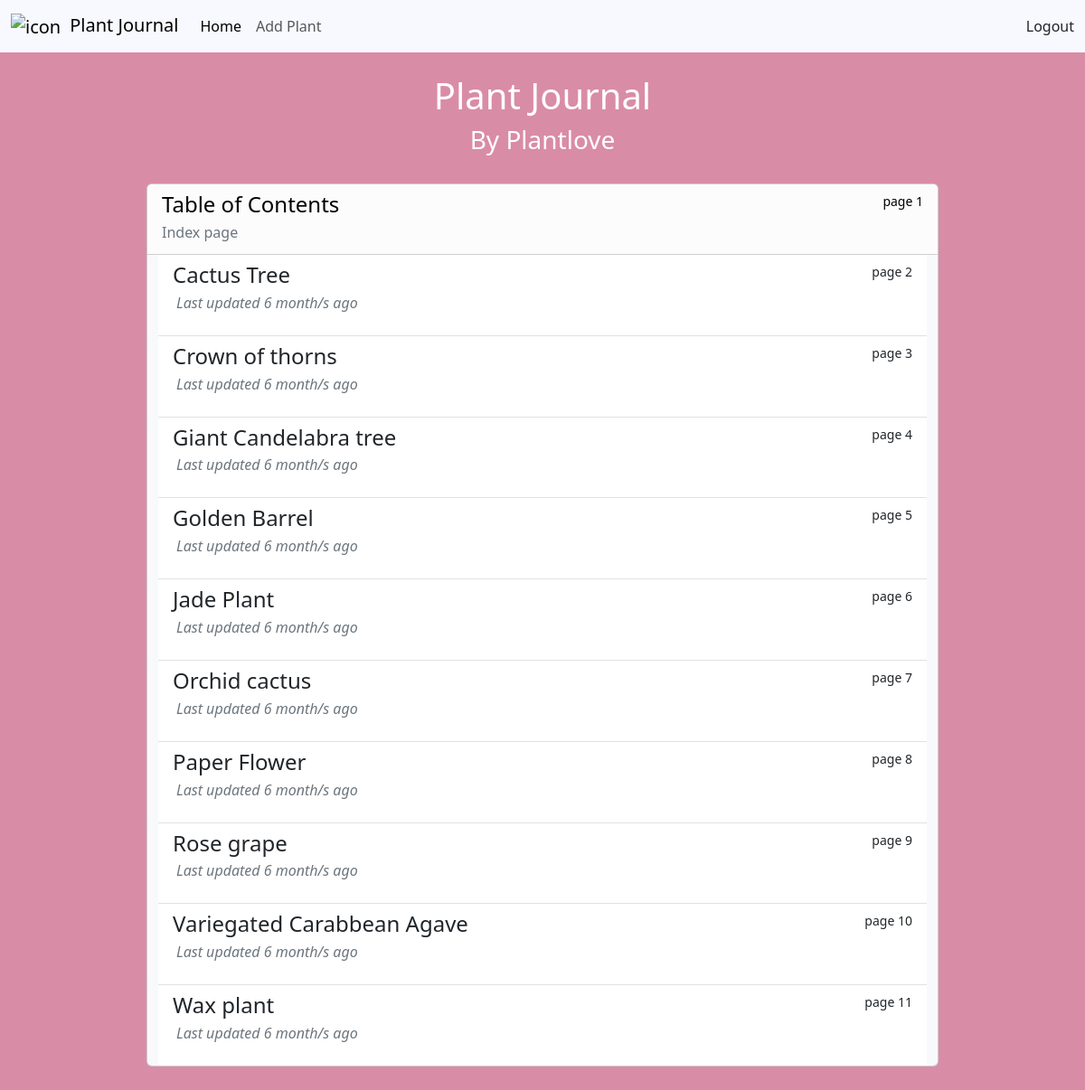
The app's page / (signed in) with its own data.
### tables this page shows
CREATE TABLE users (
    id INTEGER PRIMARY KEY AUTOINCREMENT NOT NULL,
    username TEXT NOT NULL UNIQUE,
    hash TEXT NOT NULL
);

CREATE TABLE intake_details (
    id INTEGER PRIMARY KEY AUTOINCREMENT NOT NULL,
    plant_id TEXT NOT NULL,
    owner_id TEXT NOT NULL,
    alias TEXT,
    date_acquired TEXT NOT NULL,
    acquire_method TEXT,
    acquire_from TEXT,
    notes TEXT,
    UNIQUE(owner_id, alias),
    FOREIGN KEY(owner_id) REFERENCES users(id),
    FOREIGN KEY(plant_id) REFERENCES plants(id)
);

### app.py (the view)
@app.route("/")
def index():
    user_id = session.get("user_id")
    if not user_id:
        return render_template(
            "index.html", inventory=None, latest_updates=None, username=None
        )
    username = db.execute("SELECT username FROM users WHERE id=?;", user_id)[0][
        "username"
    ]
    user_plant_inventory = db.execute(
        "SELECT * FROM intake_details WHERE owner_id=?;", user_id
    )
    latest_updates = {}
    if not user_plant_inventory:
        inventory = None
        latest_dates = None
    else:
        inventory = user_plant_inventory
        for plant in user_plant_inventory:
            plant_alias = plant["alias"]
            latest_update = db.execute(
                "SELECT entry_date FROM event_history WHERE owner_id=? AND plant_alias= ? ORDER BY entry_date DESC LIMIT 1;",
                user_id,
                plant_alias,
            )[0]["entry_date"]
            latest_update = datetime.strptime(latest_update, "%Y-%m-%d %H:%M:%S")
            now_datetime = datetime.today()
            time_delta = now_datetime - latest_update
            if time_delta.microseconds < 0:
                raise ValueError ("Timestamp later than current datetime.")
            if time_delta < timedelta(days=1):
                latest_updates[plant_alias] = "Last updated today"
            elif timedelta(days=30) > time_delta > timedelta(days=1):
                latest_updates[plant_alias] = f"Last updated {time_delta.days} days ago"
            elif timedelta(days=365) >= time_delta >= timedelta(days=30):
                latest_updates[
                    plant_alias
                ] = f"Last updated {time_delta.days // 30} month/s ago"
            else:
                latest_updates[
                    plant_alias
                ] = f"Last updated {time_delta.days // 365} year/s ago"
    return render_template(
        "index.html",
        inventory=inventory,
        latest_updates=latest_updates,
        username=username,
    )

### templates/index.html (shortened to what this page needs)
{% extends "layout.html" %}
{% block main %}
    {% if 'user_id' not in session %}
        <h1>Register or log in to see your plant journal!</h1>
    {% elif inventory is none %}
        <h1>Journal is empty!</h1>
        <h3>Add plants to start journaling!</h3>
    {% else %}
    <div class="row">
        <h1>Plant Journal</h1>
    </div>
    <div class="row">
        <h3>By {{ username|capitalize }}</h3>
    </div>
    <br>
    <div class="row d-flex flex-grow-1" style="min-height: 0px;">
        <div class="container-lg d-flex flex-column flex-grow-1" id="contentsPage" style="max-width: 900px; max-height: 100%; min-height: 0px;">
            <div class="card text-bg-light d-flex flex-column" style="max-height: 100%; min-height: 0px;">
                <div class="card-header bg-light-subtle">
                    <div class="d-flex w-100 justify-content-between">
                        <h4 class="mb-1">Table of Contents</h4>
                        <small>page 1</small>
                    </div>
                    <p class="text-secondary mb-1" style="text-align: left;">Index page</p>
                </div>
                <div class="d-flex flex-column container overflow-y-auto w-100" style="max-height: 100%; min-height: 0px;">
                    <div class="list-group list-group-flush">
                        {% for plant in inventory %}
                            <a href="{{ url_for('plant_page', plant_alias=plant['alias'])}}" class="list-group-item list-group-item-action" aria-current="true">
                                <div class="d-flex w-100 justify-content-between mb-1">
                                    <h4 class="mb-0 ">{{ plant['alias'] }}</h4>
                                    <small>page {{ loop.index0 + 2 }}</small>
                                </div>
                                <p class="mx-1 text-secondary" style="text-align: left;"><i> {{ latest_updates[ plant['alias']] }} </i></p>
                            </a>
                        {% endfor %}
                    </div>
                </div>
            </div>
        </div>
    </div>
    {% endif %}
{% endblock %}

### templates/layout.html (shortened to what this page needs)
<!DOCTYPE html>
<html lang="en">
    <head>
        <link href="https://cdn.jsdelivr.net/npm/bootstrap@5.3.2/dist/css/bootstrap.min.css" rel="stylesheet">
        <link href="/static/styles.css" rel="stylesheet">
    </head>
    <body>
        <nav class="navbar sticky-top navbar-expand-lg" style="background-color: #F8F8FF;">
            <div class="container-fluid">
                <a class="navbar-brand" href="/">
                    <img src="/static/favicon-32x32.png" alt="icon" class="with-padding">Plant Journal
                </a>
                <div class="collapse navbar-collapse" id="navbarItems">
                    <ul class="navbar-nav me-auto my-2 my-lg-0">
                        <li class="nav-item" >
                            <a class="nav-link" href="/">Home</a>
                        </li>
                        <li class="nav-item">
                            <a class="nav-link" href="/lookup">Add Plant</a>
                        </li>
                    </ul>
                    {% if session['user_id'] %}
                        <a class="nav-item nav-link text-dark" href="/logout">Logout</a>
                    {% endif %}
                </div>
            </div>
        </nav>
        <main class="container-fluid d-flex flex-column py-4 text-center" style="height: calc(100vh - 60px); max-height: calc(100vh - 60px); min-height: 0px;">
            {% block main %}{% endblock %}
        </main>
    </body>
</html>

### static/styles.css (style rules this page uses)
.with-padding { padding-right: 10px; }
body { background-image: url('/static/cactus.jpg'); background-repeat: no-repeat; background-attachment: fixed; background-size: cover; background-color: #d98ca6; color: white; }

### records on screen
users: username "Plantlove"
intake_details: alias "Cactus Tree", alias "Last updated 6 month/s ago"
intake_details: alias "Crown of thorns", alias "Last updated 6 month/s ago"
intake_details: alias "Giant Candelabra tree", alias "Last updated 6 month/s ago"
intake_details: alias "Golden Barrel", alias "Last updated 6 month/s ago"
intake_details: alias "Jade Plant", alias "Last updated 6 month/s ago"
intake_details: alias "Orchid cactus", alias "Last updated 6 month/s ago"
intake_details: alias "Paper Flower", alias "Last updated 6 month/s ago"
intake_details: alias "Rose grape", alias "Last updated 6 month/s ago"
intake_details: alias "Variegated Carabbean Agave", alias "Last updated 6 month/s ago"
intake_details: alias "Wax plant", alias "Last updated 6 month/s ago"
